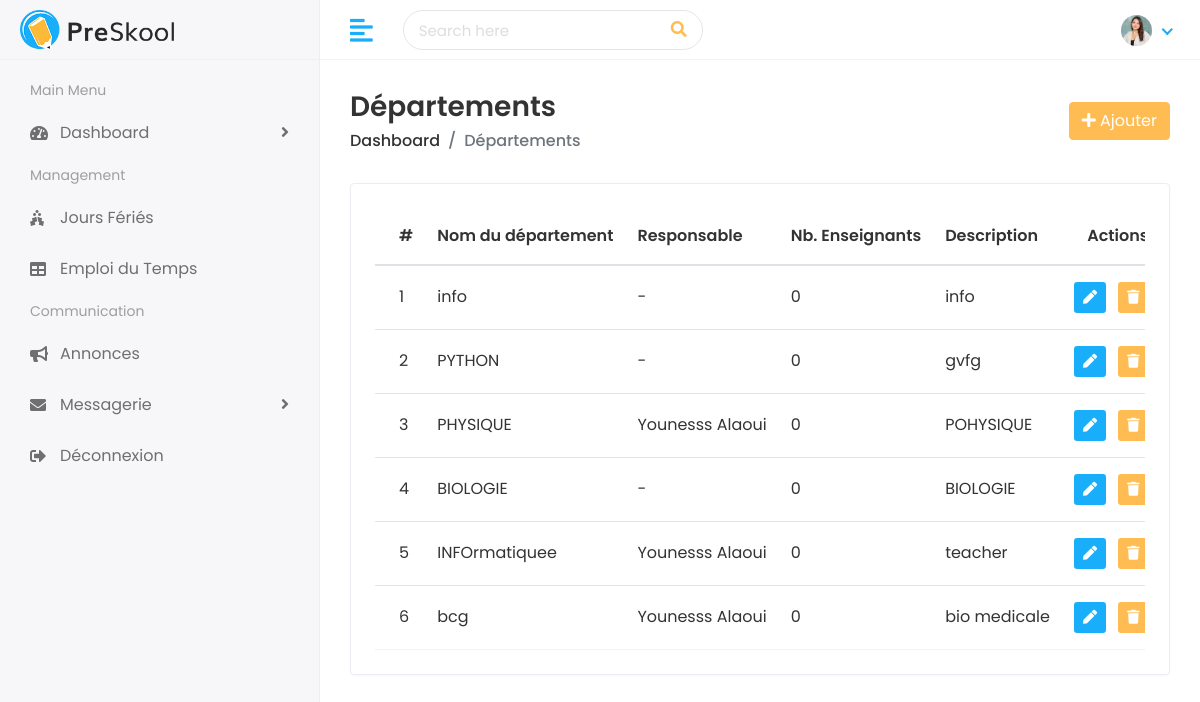
Screenshot of /departments/ with the database file from the repository.
### faculty/models.py (models this page shows, shortened)
class Department(models.Model):
    name = models.CharField(max_length=100, unique=True, verbose_name="Nom du département")
    description = models.TextField(blank=True, null=True, verbose_name="Description")
    head_teacher = models.ForeignKey(
        Teacher,
        on_delete=models.SET_NULL,
        null=True,
        blank=True,
        related_name='headed_departments',
        verbose_name="Responsable (Enseignant)"
    )
    teachers = models.ManyToManyField(
        Teacher,
        blank=True,
        related_name='departments',
        verbose_name="Enseignants"
    )

class Teacher(models.Model):
    teacher_id = models.CharField(max_length=20, unique=True, verbose_name="ID Enseignant")
    first_name = models.CharField(max_length=100, verbose_name="Prénom")
    last_name = models.CharField(max_length=100, verbose_name="Nom")
    gender = models.CharField(max_length=10, choices=[('Male', 'Masculin'), ('Female', 'Féminin')], verbose_name="Genre")
    date_of_birth = models.DateField(verbose_name="Date de naissance")
    joining_date = models.DateField(verbose_name="Date d'embauche")
    mobile_number = models.CharField(max_length=15, verbose_name="Numéro de téléphone")
    address = models.TextField(blank=True, null=True, verbose_name="Adresse")
    experience = models.CharField(max_length=50, blank=True, null=True, verbose_name="Expérience")
    image = models.ImageField(upload_to='teachers/', blank=True, null=True, verbose_name="Photo de profil")
    def __str__(self):
        return f"{self.first_name} {self.last_name}"

### faculty/views.py (the view)
# urls.py: path('departments/', views.department_list, name='department_list'),
def department_list(request):
    departments = Department.objects.all()
    return render(request, 'departments/departments.html', {'departments': departments})

### templates/departments/departments.html (shortened to what this page needs)
{% extends 'Home/base.html' %}
{% load static %}
{% block body %}
<div class="page-wrapper">
  <div class="content container-fluid">
    <div class="page-header">
      <div class="row align-items-center">
        <div class="col">
          <h3 class="page-title">Départements</h3>
          <ul class="breadcrumb">
            <li class="breadcrumb-item"><a href="/dashboard/">Dashboard</a></li>
            <li class="breadcrumb-item active">Départements</li>
          </ul>
        </div>
        <div class="col-auto text-right float-right ml-auto">
          <a href="{% url 'add_department' %}" class="btn btn-primary">
            <i class="fas fa-plus"></i> Ajouter
          </a>
        </div>
      </div>
    </div>
    <div class="row">
      <div class="col-sm-12">
        <div class="card card-table">
          <div class="card-body">
            <div class="table-responsive">
              <table class="table table-hover table-center mb-0 datatable">
                <thead>
                  <tr>
                    <th>#</th>
                    <th>Nom du département</th>
                    <th>Responsable</th>
                    <th>Nb. Enseignants</th>
                    <th>Description</th>
                    <th class="text-right">Actions</th>
                  </tr>
                </thead>
                <tbody>
                  {% for dept in departments %}
                  <tr>
                    <td>{{ forloop.counter }}</td>
                    <td>{{ dept.name }}</td>
                    <td>{{ dept.head_teacher|default:"-" }}</td>
                    <td>{{ dept.teachers.count }}</td>
                    <td>{{ dept.description|default:"-" }}</td>
                    <td class="text-right">
                      <div class="actions">
                        <a href="{% url 'edit_department' dept.pk %}" class="btn btn-sm bg-success-light mr-2">
                          <i class="fas fa-pen"></i>
                        </a>
                        <form action="{% url 'delete_department' dept.pk %}" method="POST" style="display:inline;">
                          <button type="submit" class="btn btn-sm bg-danger-light"
                            onclick="return confirm('Supprimer ce département ?');">
                            <i class="fas fa-trash"></i>
                          </button>
                        </form>
                      </div>
                    </td>
                  </tr>
                  {% empty %}
                  <tr><td colspan="6" class="text-center">Aucun département trouvé.</td></tr>
                  {% endfor %}
                </tbody>
              </table>
            </div>
          </div>
        </div>
      </div>
    </div>
  </div>
</div>
{% endblock %}

### static/assets/css/style.css (style rules this page uses)
html { height: 100%; }
body { background-color: #fff; color: #333; font-family: 'Poppins', sans-serif; font-size: 1rem; height: 100%; line-height: 1.5; overflow-x: hidden; }
h1, h2, h3, h4, h5, h6 { font-family: 'Poppins', sans-serif; margin-top: 0; }
a { color: #009ce7; }
input, button, a { transition: all 0.4s ease; -moz-transition: all 0.4s ease; -o-transition: all 0.4s ease; -ms-transition: all 0.4s ease; -webkit-transition: all 0.4s ease; }
input, input:focus, button, button:focus { outline: none; }
ul, ol { padding: 0px; list-style: none; }
.table { color: #333; max-width: 100%; margin-bottom: 0; width: 100%; }
.table thead tr th { font-weight: 600; }
.table tbody tr { border-bottom: 1px solid rgba(0, 0, 0, 0.05); }
.table.table-center td, .table.table-center th { vertical-align: middle; }
.card-table .card-body .table > thead > tr > th { border-top: 0; }
.card-table .card-body .table tr td:first-child, .card-table .card-body .table tr th:first-child { padding-left: 1.5rem; }
.card-table .card-body .table tr td:last-child, .card-table .card-body .table tr th:last-child { padding-right: 1.5rem; }
.card-table .table td, .card-table .table th { border-top: 1px solid #e2e5e8; padding: 1rem 0.75rem; white-space: nowrap; }
.btn-primary { background-color: #FFBC53; border: 1px solid #FFBC53; }
.card { border: 1px solid #ececf5; box-shadow: 0 1px 3px 0 rgba(0, 0, 0, 0.03); margin-bottom: 1.875rem; }
.card-body { padding: 1.5rem; }
.bg-danger-light { background-color:#FFBC53 !important; color:#fff !important; }
.bg-success-light { background-color: #18aefa; color: #fff; }
.page-wrapper { margin-left: 320px; padding-top: 60px; position: relative; transition: all 0.4s ease; }
.page-wrapper > .content { padding: 1.875rem 1.875rem 0; }
.page-header { margin-bottom: 1.875rem; }
.page-header .breadcrumb { background-color: transparent; color: #6c757d; font-size: 1rem; font-weight: 500; margin-bottom: 0; padding: 0; }
.page-header .breadcrumb a { color: #333; }
.page-title { font-size: 28px; font-weight: 600; color: #333; margin-bottom: 5px; }

### rows the page displays
Department: name "info", head_teacher "-", teachers.count "0", description "info"
Department: name "PYTHON", head_teacher "-", teachers.count "0", description "gvfg"
Department: name "PHYSIQUE", head_teacher "Younesss Alaoui", teachers.count "0", description "POHYSIQUE"
Department: name "BIOLOGIE", head_teacher "-", teachers.count "0", description "BIOLOGIE"
Department: name "INFOrmatiquee", head_teacher "Younesss Alaoui", teachers.count "0", description "teacher"
Department: name "bcg", head_teacher "Younesss Alaoui", teachers.count "0", description "bio medicale"
